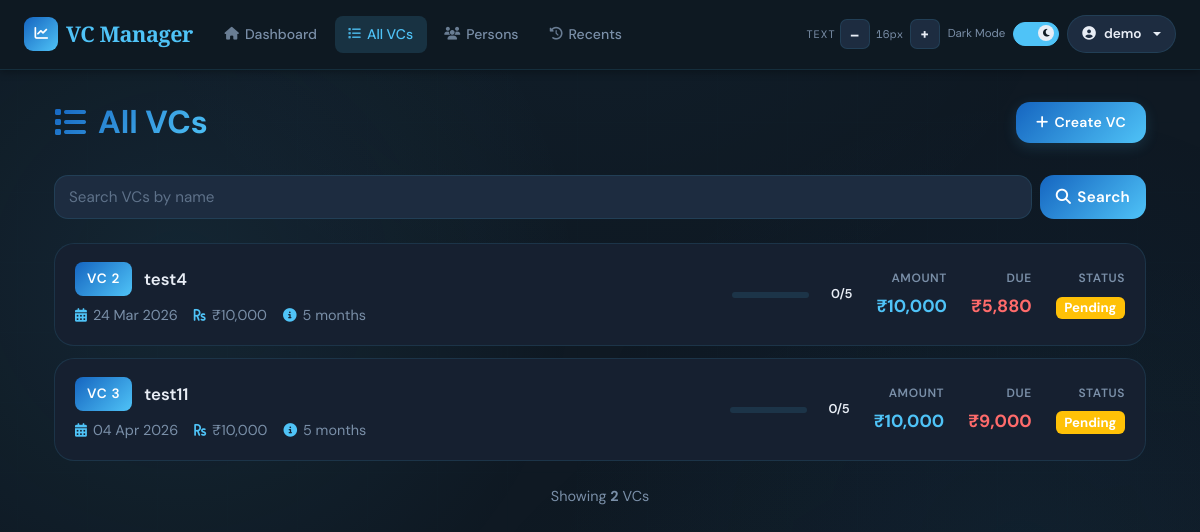
The app's page /vc/ (signed in), older data.
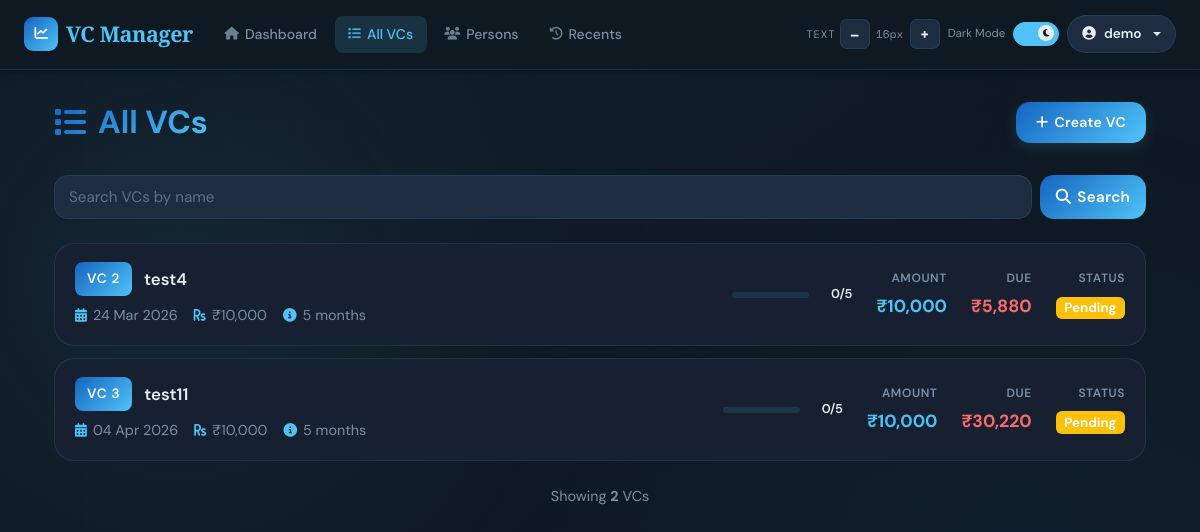
The same page, newer data.
### app/models/contribution.py (models this page shows)
class Contribution(db.Model):
    __tablename__ = 'contributions'
    id = db.Column(db.Integer, primary_key=True)
    hand_id = db.Column(db.Integer, db.ForeignKey('vc_hands.id'), nullable=False, index=True)
    person_id = db.Column(db.Integer, db.ForeignKey('persons.id'), nullable=True, index=True)
    amount = db.Column(db.Float, nullable=False)
    date = db.Column(db.DateTime, default=datetime.utcnow)
    paid = db.Column(db.Boolean, default=False)  # True when this contribution/payment has been made
    person = db.relationship('Person', backref='contributions')

### app/routes/vc.py (the view)
@vc_bp.route('/')
@login_required
def vcs_list():
    vcs = VC.query.filter_by(user_id=current_user.id).order_by(VC.vc_number).all()
    total_due = sum(c.amount for vc in vcs for hand in vc.hands for c in hand.contributions if not c.paid)
    total_vcs = len(vcs)
    total_members = sum(vc.total_slots for vc in vcs) if vcs else 0
    return render_template('vc/list.html', vcs=vcs, total_due=total_due, total_members=total_members, total_vcs=total_vcs)

### app/models/vc.py (called while the page is built)
    @property
    def total_slots(self):
        result = db.session.execute(
            db.select(db.func.sum(vc_members.c.slots))
            .where(vc_members.c.vc_id == self.id)
        ).scalar()
        return int(result or 0)

    @property
    def total_due_per_vc(self):
        return sum(c.amount for h in self.hands for c in h.contributions if not c.paid)

    @property
    def completed_hand_obj(self):
        return (self.current_hand - 1) if self.current_hand <= self.tenure else self.tenure

### templates/vc/list.html (shortened to what this page needs)
{% extends "base.html" %}
{% block content %}
<div class="container-fluid">
    <div class="page-header">
        <h1 class="page-title">
            <i class="fas fa-list"></i>All VCs
        </h1>
        <button class="btn btn-primary" onclick="location.href='{{ url_for('vc.create_vc') }}'">
            <i class="fas fa-plus"></i>Create VC
        </button>
    </div>
    <div class="control-bar">
        <div class="search-box">
            <input
                id="vc-search-input"
                type="search"
                class="form-control"
                placeholder="Search VCs by name">
            <button id="vc-search-btn" class="btn" type="button">
                <i class="fas fa-search"></i>Search
            </button>
        </div>
    </div>
    <div class="vc-list">
        {% if vcs %}
            {% for vc in vcs %}
            {% set completion_ratio = (vc.completed_hand_obj / vc.tenure) if vc.tenure else 0 %}
            <div class="vc-item {{ 'completed' if completion_ratio == 1 else '' }}"
                onclick="location.href='{{ url_for('vc.view_vc', id=vc.id) }}'">
                <div class="vc-item-main">
                    <div class="vc-item-header">
                        <span class="vc-badge">VC {{ vc.vc_number }}</span>
                        <span class="vc-name">{{ vc.name }}</span>
                    </div>
                    <div class="vc-meta">
                        <div class="vc-meta-item">
                            <i class="fas fa-calendar-alt"></i>
                            <span>{{ vc.start_date.strftime('%d %b %Y') }}</span>
                        </div>
                        <div class="vc-meta-item">
                            <i class="fas fa-rupee-sign"></i>
                            <span>₹{{ "%.0f"|format(vc.amount)|indian_comma }}</span>
                        </div>
                        <div class="vc-meta-item">
                            <i class="fas fa-info-circle"></i>
                            <span>{{ vc.tenure }} months</span>
                        </div>
                    </div>
                </div>
                <div class="vc-item-stats">
                    <div class="vc-progress">
                        <div class="progress-bar-custom">
                        </div>
                        <div class="progress-text">{{ vc.completed_hand_obj }}/{{ vc.tenure }}</div>
                    </div>
                    <div class="vc-stat">
                        <div class="vc-stat-label">Amount</div>
                        <div class="vc-stat-value amount">₹{{ "%.0f"|format(vc.amount)|indian_comma }}</div>
                    </div>
                    <div class="vc-stat">
                        <div class="vc-stat-label">Due</div>
                        <div class="vc-stat-value due">₹{{ "%.0f"|format(vc.total_due_per_vc)|indian_comma }}</div>
                    </div>
                    <div class="vc-stat">
                        <div class="vc-stat-label">Status</div>
                        <div class="vc-stat-value">
                            {% if completion_ratio == 1 %}
                                <span class="badge bg-success">Done</span>
                            {% elif vc.total_due_per_vc > 0 %}
                                <span class="badge bg-warning">Pending</span>
                            {% else %}
                                <span class="badge bg-info">Active</span>
                            {% endif %}
                        </div>
                    </div>
                </div>
            </div>
            {% endfor %}
        {% endif %}
    </div>
    {% if vcs %}
    <div style="margin-top: 24px; text-align: center; color: var(--text-muted); font-size: 0.9rem;">
        Showing <strong>{{ vcs|length }}</strong> VC{{ 's' if vcs|length != 1 else '' }}
    </div>
    {% endif %}
</div>
{% endblock %}

Row changes from the older to the newer data that the page shows:
changed through a linked row, Contribution (number 2 of 2 on the later page): paid+amount "9,000" → "30,220"
